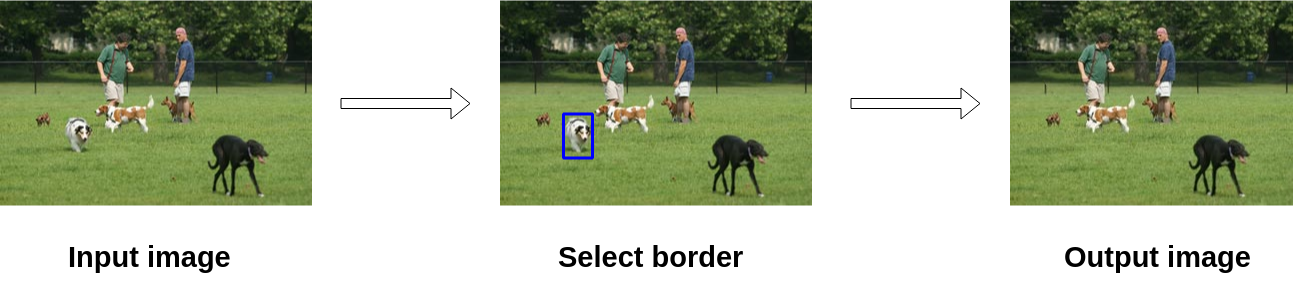
#> input picture images/seam.png, 1294 x 306 px
$ python -i seam_carving.py   (imports and definitions only)   (older library calls are emulated)
#> lines starting #> are read from the running program, lines starting #| are printed output that depends on the picture
#> further down, picture is the input picture: shape (306, 1294, 3); mean B, G, R 161.7, 184.4, 176.4
import argparse

import numpy as np
import cv2


def compute_energy(image):
    ddept = cv2.CV_64F

    gray_img = cv2.cvtColor(image, cv2.COLOR_BGR2GRAY)
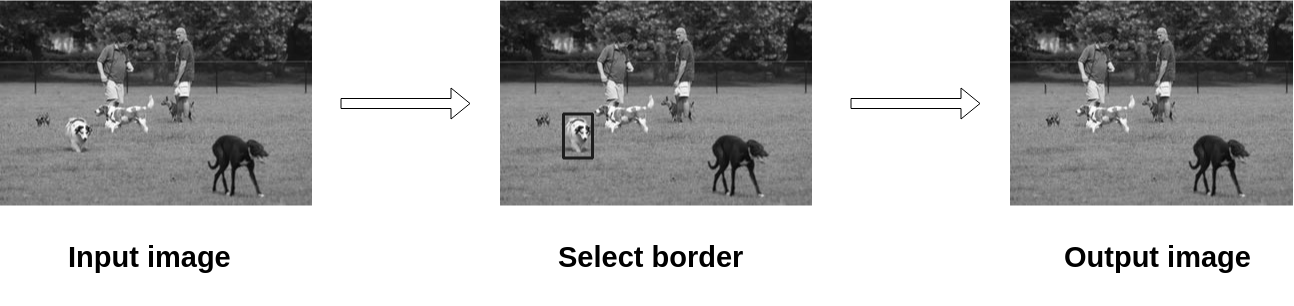
#> gray_img: shape (306, 1294); min 0, max 255, mean 179.4
    gray_img = np.array(gray_img)

    sobelx = cv2.Sobel(gray_img, ddept, 1, 0)
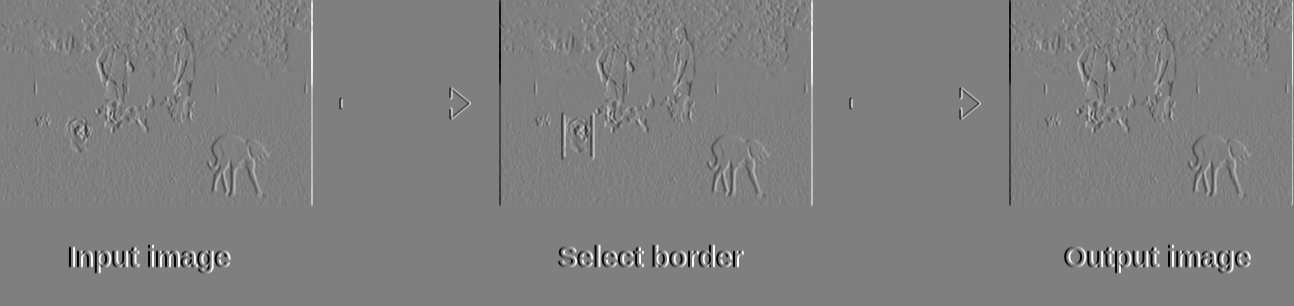
#> sobelx: shape (306, 1294) float64; min -1020, max 1020, mean 0.3; drawn with min black and max white
    sobely = cv2.Sobel(gray_img, ddept, 0, 1)
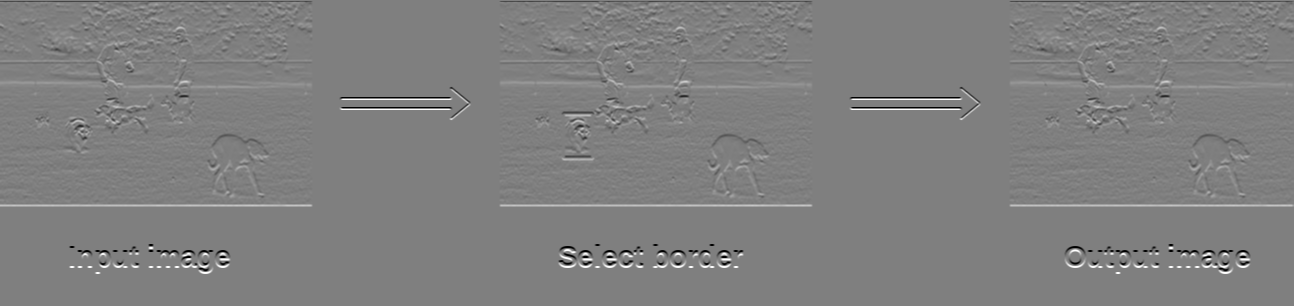
#> sobely: shape (306, 1294) float64; min -1020, max 1020, mean 2.8; drawn with min black and max white

    dxabs = cv2.convertScaleAbs(sobelx)
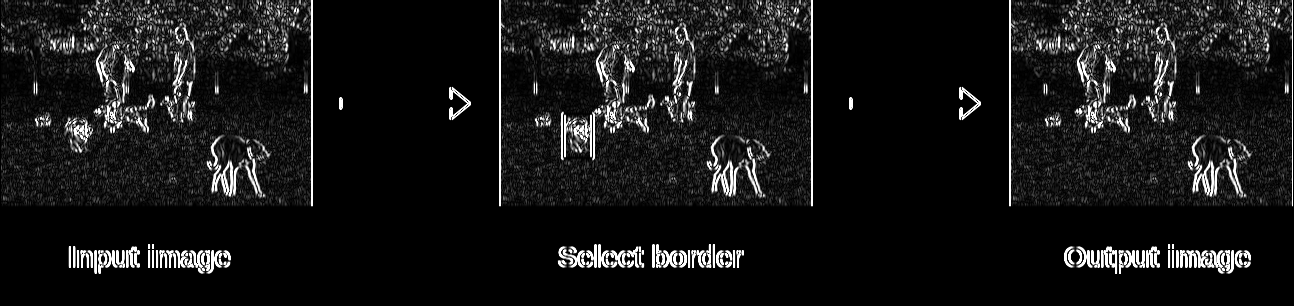
#> dxabs: shape (306, 1294); min 0, max 255, mean 23.1
    dyabs = cv2.convertScaleAbs(sobely)
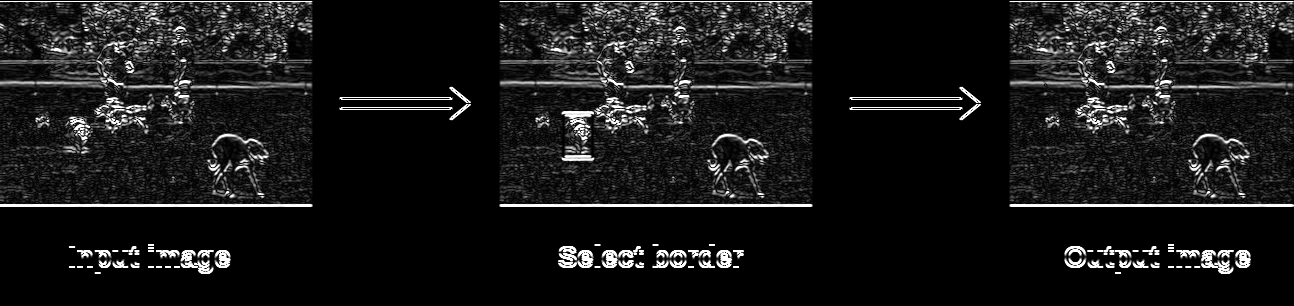
#> dyabs: shape (306, 1294); min 0, max 255, mean 25

    energy_matrix = cv2.addWeighted(dxabs, 0.5, dyabs, 0.5, 0)
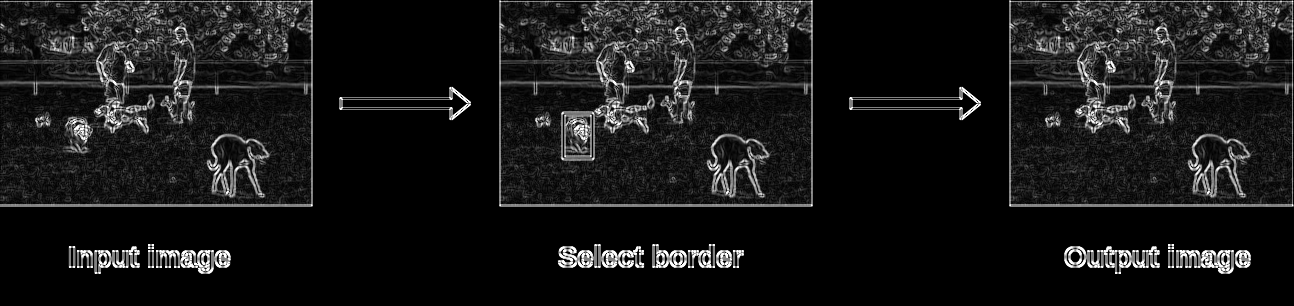
#> energy_matrix: shape (306, 1294); min 0, max 255, mean 24

    return energy_matrix


# [340 lines left out: functions select_vertical_path, select_horozontal_path, insert_horizontal_path, insert_vertical_path, cut_vertical_path, cut_horizontal_path and 5 more, not called in this run]


# [34 lines not run here, left out]

>>> import cv2
>>> picture = cv2.imread('images/seam.png')
>>> result = compute_energy(picture)
